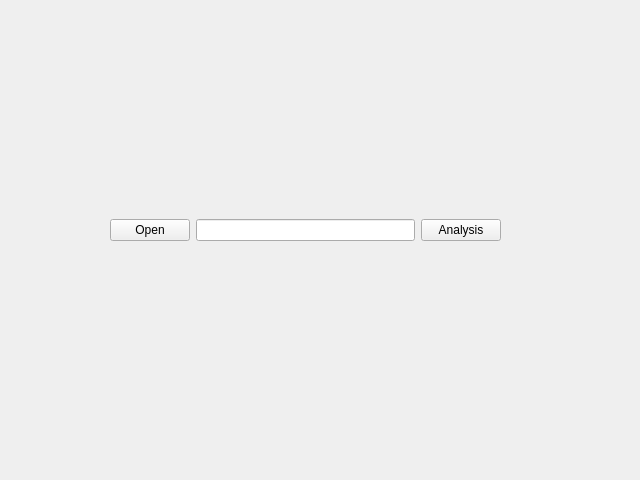
<?xml version="1.0" encoding="UTF-8"?>
<ui version="4.0">
 <class>StageForm</class>
 <widget class="QWidget" name="StageForm">
  <property name="geometry">
   <rect>
    <x>0</x>
    <y>0</y>
    <width>640</width>
    <height>480</height>
   </rect>
  </property>
  <property name="windowTitle">
   <string>Stage Flatness Analysis</string>
  </property>
  <widget class="QWidget" name="layoutWidget">
   <property name="geometry">
    <rect>
     <x>110</x>
     <y>140</y>
     <width>391</width>
     <height>181</height>
    </rect>
   </property>
   <layout class="QVBoxLayout" name="verticalLayout">
    <item>
     <layout class="QHBoxLayout" name="horizontalLayout">
      <item>
       <widget class="QPushButton" name="StageOpenPushButton">
        <property name="text">
         <string>Open</string>
        </property>
       </widget>
      </item>
      <item>
       <widget class="QLineEdit" name="StagelineEdit"/>
      </item>
      <item>
       <widget class="QPushButton" name="StageAnalysisButton">
        <property name="text">
         <string>Analysis</string>
        </property>
       </widget>
      </item>
     </layout>
    </item>
   </layout>
  </widget>
 </widget>
 <resources/>
 <connections/>
</ui>
